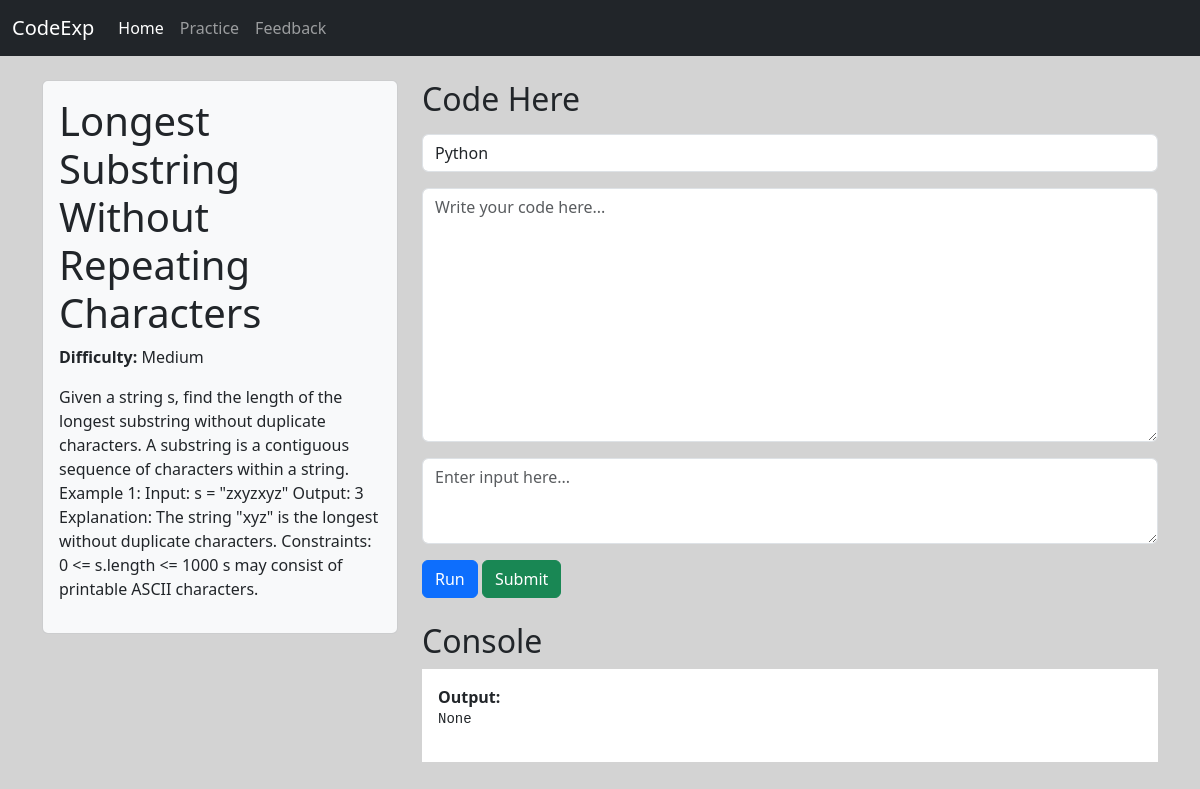
The page /practice/6/ on the database as committed earlier.
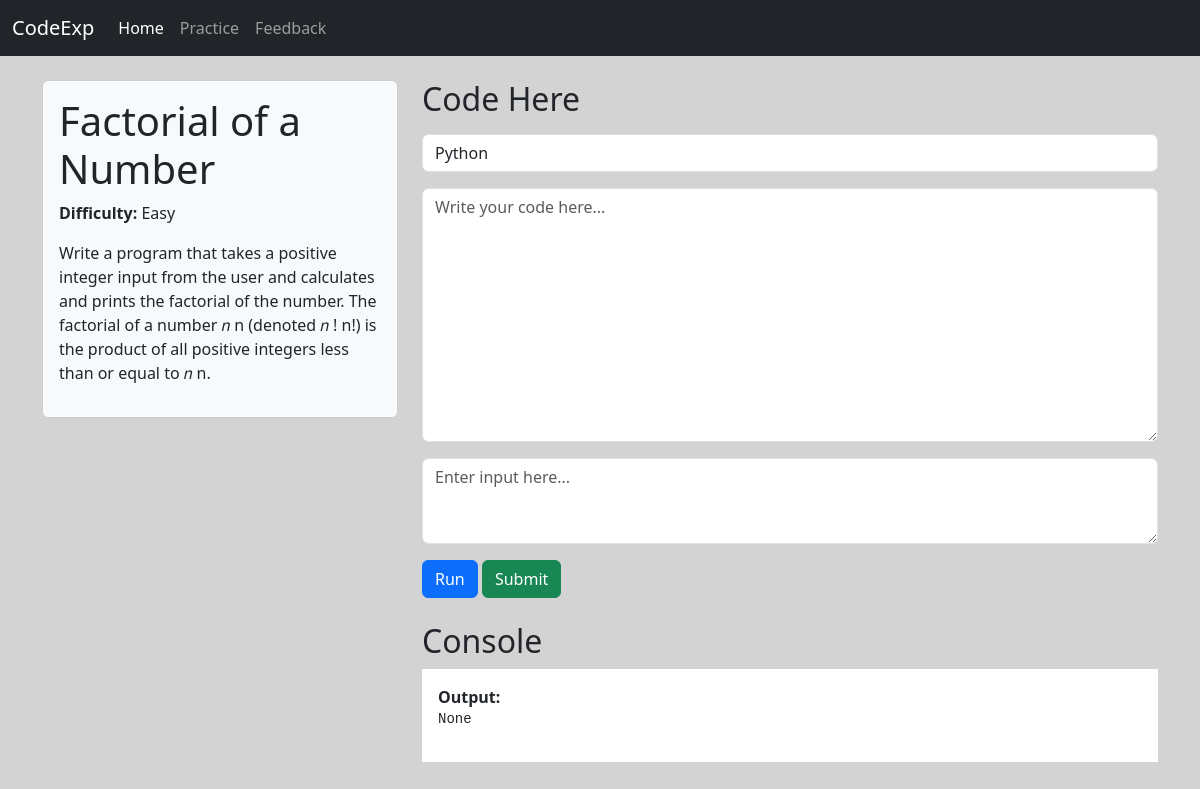
The same page on the database as committed later.
### home/models.py (models this page shows, shortened)
class Problem(models.Model):
    title = models.CharField(max_length=255)
    description = models.TextField()
    difficulty = models.CharField(max_length=50)
    input_data = models.TextField()  # Store the input data for the problem
    expected_output = models.TextField()  # Store the expected output for the problem

### home/views.py (the view, shortened to what this page needs)
# urls.py: path('practice/<int:problem_id>/', views.problem_detail, name='problem_detail'),
def problem_detail(request, problem_id):
    problem = get_object_or_404(Problem, id=problem_id)
    output = None
    code = ""
    language = "py"
    input_data = problem.input_data
    expected_output = problem.expected_output
    result = None
    results = []
    return render(request, 'problem_detail.html', {
        'problem': problem,
        'code': code,
        'language': language,
        'output': output,
        'result': result,
        'results': results,
    })

### home/templates/problem_detail.html (shortened to what this page needs)
{% extends 'base.html' %}
{% block body %}
<div class="container mt-4">
    <div class="row">
        <div class="col-md-4">
            <div class="card p-3 mb-4 bg-light">
                <h1>{{ problem.title }}</h1>
                <p><strong>Difficulty:</strong> {{ problem.difficulty }}</p>
                <p>{{ problem.description }}</p>
            </div>
        </div>
        <div class="col-md-8">
            <h2>Code Here</h2>
            <form method="post" id="code-form">
                <div class="mt-3">
                    <select name="language" class="form-control">
                        <option value="py" {% if language == "py" %}selected{% endif %}>Python</option>
                    </select>
                </div>
                <textarea id="code-area" class="form-control mt-3" name="code" rows="10" placeholder="Write your code here...">{{ code }}</textarea>
                <div class="mt-3">
                    <textarea id="console-input" class="form-control bg-white text-dark" name="input_data" rows="3" placeholder="Enter input here..."></textarea>
                </div>
                <div class="mt-3">
                    <button type="submit" name="action" value="run" class="btn btn-primary">Run</button>
                    <button type="submit" name="action" value="submit" class="btn btn-success">Submit</button>
                </div>
            </form>
            <h2 class="mt-4">Console</h2>
            <div id="console" class="bg-white text-dark p-3">
                <div>
                    <strong>Output:</strong>
                    <pre id="console-output">{{ output }}</pre>
                </div>
            </div>
        </div>
    </div>
</div>
{% endblock body %}

Rows that differ between the two databases and show on the page:
changed Problem: title "Longest Substring Without Repeating Characters" → "Factorial of a Number"; difficulty "Medium" → "Easy"; description "Given a string s, find the length of the longest substring without duplicate characters. A substring is a contiguous sequence of characters within a string. Example 1: Input: s = \"zxyzxyz\" Output: 3 Explanation: The string \"xyz\" is the longest without duplicate characters. Constraints: 0 <= s.length <= 1000 s may consist of printable ASCII characters." → "Write a program that takes a positive integer input from the user and calculates and prints the factorial of the number. The factorial of a number 𝑛 n (denoted 𝑛 ! n!) is the product of all positive integers less than or equal to 𝑛 n."
